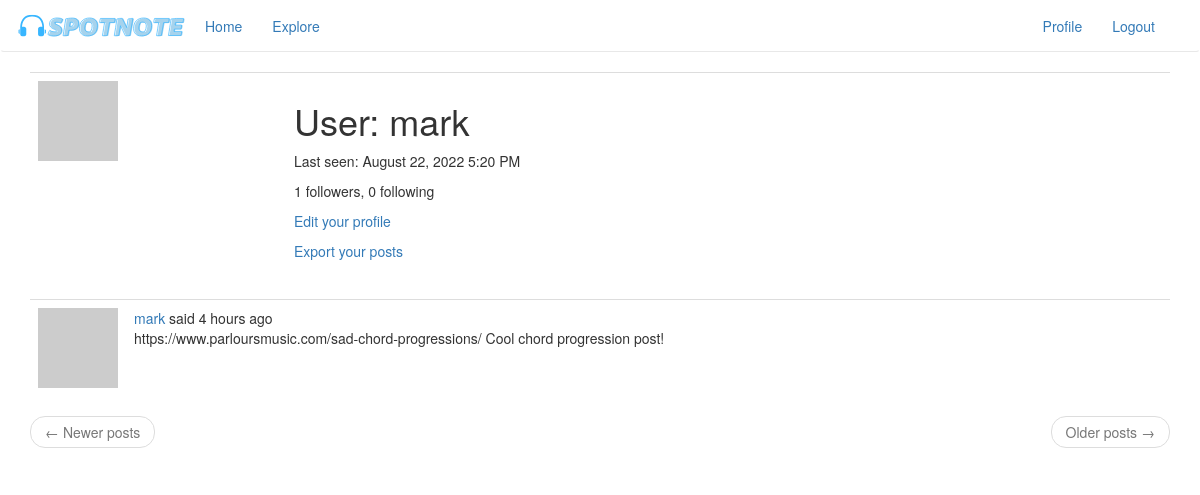
The app's page /user/mark (signed in), older data.
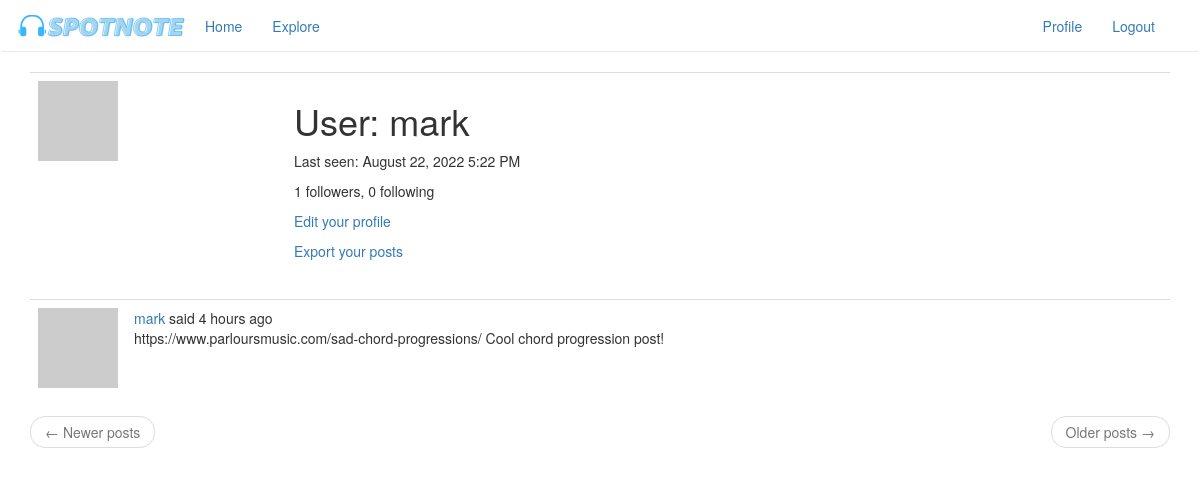
The same page, newer data.
### app/models.py (models this page shows, shortened)
class PaginatedAPIMixin(object):
    @staticmethod
    def to_collection_dict(query, page, per_page, endpoint, **kwargs):
        resources = query.paginate(page, per_page, False)
        data = {
            'items': [item.to_dict() for item in resources.items],
            '_meta': {
                'page': page,
                'per_page': per_page,
                'total_pages': resources.pages,
                'total_items': resources.total
            },
            '_links': {
                'self': url_for(endpoint, page=page, per_page=per_page,
                                **kwargs),
                'next': url_for(endpoint, page=page + 1, per_page=per_page,
                                **kwargs) if resources.has_next else None,
                'prev': url_for(endpoint, page=page - 1, per_page=per_page,
                                **kwargs) if resources.has_prev else None
            }
        }
        return data

class User(UserMixin, PaginatedAPIMixin, db.Model):
    id = db.Column(db.Integer, primary_key=True)
    username = db.Column(db.String(64), index=True, unique=True)
    email = db.Column(db.String(120), index=True, unique=True)
    password_hash = db.Column(db.String(128))
    posts = db.relationship('Post', backref='author', lazy='dynamic')
    about_me = db.Column(db.String(140))
    last_seen = db.Column(db.DateTime, default=datetime.utcnow)
    token = db.Column(db.String(32), index=True, unique=True)
    token_expiration = db.Column(db.DateTime)
    followed = db.relationship(
        'User', secondary=followers,
        primaryjoin=(followers.c.follower_id == id),
        secondaryjoin=(followers.c.followed_id == id),
        backref=db.backref('followers', lazy='dynamic'), lazy='dynamic')
    messages_sent = db.relationship('Message',
                                    foreign_keys='Message.sender_id',
                                    backref='author', lazy='dynamic')
    messages_received = db.relationship('Message',
                                        foreign_keys='Message.recipient_id',
                                        backref='recipient', lazy='dynamic')
    last_message_read_time = db.Column(db.DateTime)
    notifications = db.relationship('Notification', backref='user',
                                    lazy='dynamic')
    tasks = db.relationship('Task', backref='user', lazy='dynamic')
    def avatar(self, size):
        digest = md5(self.email.lower().encode('utf-8')).hexdigest()
        return 'https://www.gravatar.com/avatar/{}?d=identicon&s={}'.format(
            digest, size)
    def get_task_in_progress(self, name):
        return Task.query.filter_by(name=name, user=self,
                                    complete=False).first()

class SearchableMixin(object):
    @classmethod
    def before_commit(cls, session):
        session._changes = {
            'add': list(session.new),
            'update': list(session.dirty),
            'delete': list(session.deleted)
        }
    @classmethod
    def after_commit(cls, session):
        for obj in session._changes['add']:
            if isinstance(obj, SearchableMixin):
                add_to_index(obj.__tablename__, obj)
        for obj in session._changes['update']:
            if isinstance(obj, SearchableMixin):
                add_to_index(obj.__tablename__, obj)
        for obj in session._changes['delete']:
            if isinstance(obj, SearchableMixin):
                remove_from_index(obj.__tablename__, obj)
        session._changes = None

class Post(SearchableMixin, db.Model):
    __searchable__ = ['body']
    id = db.Column(db.Integer, primary_key=True)
    body = db.Column(db.String(140))
    timestamp = db.Column(db.DateTime, index=True, default=datetime.utcnow)
    user_id = db.Column(db.Integer, db.ForeignKey('user.id'))
    language = db.Column(db.String(5))

### app/main/routes.py (the view)
@bp.route('/user/<username>')
@login_required
def user(username):
    user = User.query.filter_by(username=username).first_or_404()
    page = request.args.get('page', 1, type=int)
    posts = user.posts.order_by(Post.timestamp.desc()).paginate(
        page, current_app.config['POSTS_PER_PAGE'], False)
    next_url = url_for('main.user', username=user.username,
                       page=posts.next_num) if posts.has_next else None
    prev_url = url_for('main.user', username=user.username,
                       page=posts.prev_num) if posts.has_prev else None
    form = EmptyForm()
    return render_template('user.html', user=user, posts=posts.items,
                           next_url=next_url, prev_url=prev_url, form=form)

### app/main/routes.py (called while the page is built)
@bp.before_app_request
def before_request():
    if current_user.is_authenticated:
        current_user.last_seen = datetime.utcnow()
        db.session.commit()
        g.search_form = SearchForm()
    g.locale = str(get_locale())

### app/models.py (called while the page is built)
@login.user_loader
def load_user(id):
    return User.query.get(int(id))

### app/templates/user.html (shortened to what this page needs)
{% extends "base.html" %}
{% block app_content %}
    <table class="table table-hover">
        <tr>
            <td width="256px"><img src="{{ user.avatar(256) }}"></td>
            <td>
                <h1>{{ _('User') }}: {{ user.username }}</h1>
                {% if user.last_seen %}
                <p>{{ _('Last seen') }}: {{ moment(user.last_seen).format('LLL') }}</p>
                {% endif %}
                <p>{{ _('%(count)d followers', count=user.followers.count()) }}, {{ _('%(count)d following', count=user.followed.count()) }}</p>
                {% if user == current_user %}
                <p><a href="{{ url_for('main.edit_profile') }}">{{ _('Edit your profile') }}</a></p>
                {% if not current_user.get_task_in_progress('export_posts') %}
                <p><a href="{{ url_for('main.export_posts') }}">{{ _('Export your posts') }}</a></p>
                {% endif %}
                {% endif %}
            </td>
        </tr>
    </table>
    {% for post in posts %}
        {% include '_post.html' %}
    {% endfor %}
    <nav aria-label="...">
        <ul class="pager">
            <li class="previous{% if not prev_url %} disabled{% endif %}">
                <a href="{{ prev_url or '#' }}">
                    <span aria-hidden="true">&larr;</span> {{ _('Newer posts') }}
                </a>
            </li>
            <li class="next{% if not next_url %} disabled{% endif %}">
                <a href="{{ next_url or '#' }}">
                    {{ _('Older posts') }} <span aria-hidden="true">&rarr;</span>
                </a>
            </li>
        </ul>
    </nav>
{% endblock %}

### app/templates/base.html (shortened to what this page needs)
{% extends 'bootstrap/base.html' %}
{% block navbar %}
    <nav class="navbar navbar-dark " style="border-bottom: solid rgb(232, 232, 232) 1px ;align-items: center;">
        <div class="container">
            <div class="navbar-header">
                <a class="navbar-brand" style="padding: 0px;" href="{{ url_for('main.index') }}"><img src="{{ url_for('static', filename='SpotNote.svg') }}"></a>
            </div>
            <div class="collapse navbar-collapse" id="bs-example-navbar-collapse-1">
                <ul class="nav navbar-nav">
                    <li><a href="{{ url_for('main.index') }}">{{ _('Home') }}</a></li>
                    <li><a href="{{ url_for('main.explore') }}">{{ _('Explore') }}</a></li>
                </ul>
                <ul class="nav navbar-nav navbar-right">
                    {% if current_user.is_anonymous %}
                    <li><a href="{{ url_for('auth.login') }}">{{ _('Login') }}</a></li>
                    {% else %}
                    <li><a href="{{ url_for('main.user', username=current_user.username) }}">{{ _('Profile') }}</a></li>
                    <li><a href="{{ url_for('auth.logout') }}">{{ _('Logout') }}</a></li>
                    {% endif %}
                </ul>
            </div>
        </div>
    </nav>
{% endblock %}
{% block content %}
    <div class="container">
        {% block app_content %}{% endblock %}
    </div>
{% endblock %}

### app/templates/_post.html (shortened to what this page needs)
    <table class="table table-hover">
        <tr>
            <td width="75px">
                <a href="{{ url_for('main.user', username=post.author.username) }}">
                    <img src="{{ post.author.avatar(70) }}" />
                </a>
            </td>
            <td>
                {{ _('%(username)s said %(when)s',
                    username=user_link, when=moment(post.timestamp).fromNow()) }}
                <br>
                <span id="post{{ post.id }}">{{ post.body }}</span>
            </td>
        </tr>
    </table>

Row changes from the older to the newer data that the page shows:
changed User "mark": last_seen "August 22, 2022 5:20 PM" → "August 22, 2022 5:22 PM"
